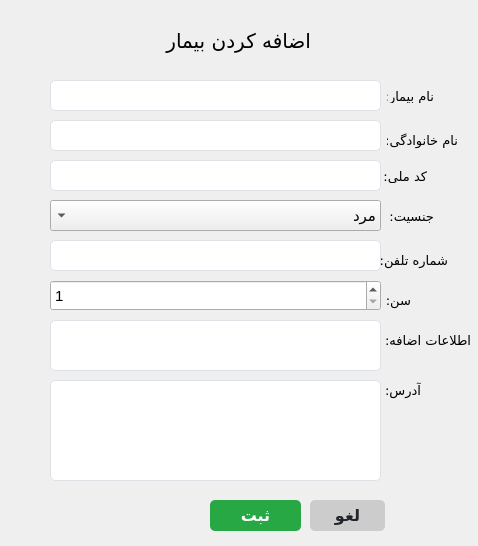
<?xml version="1.0" encoding="UTF-8"?>
<ui version="4.0">
 <class>addPatient_form</class>
 <widget class="QWidget" name="addPatient_form">
  <property name="geometry">
   <rect>
    <x>0</x>
    <y>0</y>
    <width>478</width>
    <height>546</height>
   </rect>
  </property>
  <property name="minimumSize">
   <size>
    <width>0</width>
    <height>0</height>
   </size>
  </property>
  <property name="maximumSize">
   <size>
    <width>700</width>
    <height>700</height>
   </size>
  </property>
  <property name="windowTitle">
   <string>اضافه کردن بیمار</string>
  </property>
  <widget class="QLabel" name="label_4">
   <property name="geometry">
    <rect>
     <x>120</x>
     <y>20</y>
     <width>191</width>
     <height>41</height>
    </rect>
   </property>
   <property name="font">
    <font>
     <family>B Titr</family>
     <pointsize>15</pointsize>
    </font>
   </property>
   <property name="layoutDirection">
    <enum>Qt::RightToLeft</enum>
   </property>
   <property name="frameShape">
    <enum>QFrame::NoFrame</enum>
   </property>
   <property name="text">
    <string>اضافه کردن بیمار</string>
   </property>
  </widget>
  <widget class="QLineEdit" name="firstName_txtbox">
   <property name="geometry">
    <rect>
     <x>50</x>
     <y>80</y>
     <width>331</width>
     <height>31</height>
    </rect>
   </property>
   <property name="font">
    <font>
     <family>Vazirmatn,sans-serif</family>
     <pointsize>-1</pointsize>
    </font>
   </property>
   <property name="layoutDirection">
    <enum>Qt::LeftToRight</enum>
   </property>
   <property name="styleSheet">
    <string notr="true">/* Basic LineEdit styling */
QLineEdit {
    background-color: #ffffff; /* White background */
    border: 1px solid #dee2e6; /* Light grey border */
    border-radius: 5px; /* Rounded corners */
    font-family: 'Vazirmatn', sans-serif; /* Font family */
    font-size: 16px; /* Font size */
    color: #343a40; /* Dark grey text color */
    outline: none; /* Remove default outline */
}

/* Hover effect */
QLineEdit:hover {
    border: 1px solid #007bff; /* Blue border on hover */
}

/* Focus effect */
QLineEdit:focus {
    border: 1px solid #007bff; /* Blue border on focus */
}

/* Disabled state */
QLineEdit:disabled {
    background-color: #e9ecef; /* Light grey background when disabled */
    color: #6c757d; /* Grey text color when disabled */
}

</string>
   </property>
   <property name="locale">
    <locale language="Persian" country="Iran"/>
   </property>
  </widget>
  <widget class="QLabel" name="label_5">
   <property name="geometry">
    <rect>
     <x>387</x>
     <y>90</y>
     <width>47</width>
     <height>13</height>
    </rect>
   </property>
   <property name="font">
    <font>
     <family>Vazirmatn Black</family>
     <pointsize>10</pointsize>
    </font>
   </property>
   <property name="text">
    <string>نام بیمار: </string>
   </property>
  </widget>
  <widget class="QLabel" name="label_6">
   <property name="geometry">
    <rect>
     <x>387</x>
     <y>130</y>
     <width>71</width>
     <height>20</height>
    </rect>
   </property>
   <property name="font">
    <font>
     <family>Vazirmatn Black</family>
     <pointsize>10</pointsize>
    </font>
   </property>
   <property name="text">
    <string>نام خانوادگی: </string>
   </property>
  </widget>
  <widget class="QLabel" name="label_7">
   <property name="geometry">
    <rect>
     <x>377</x>
     <y>250</y>
     <width>71</width>
     <height>20</height>
    </rect>
   </property>
   <property name="font">
    <font>
     <family>Vazirmatn Black</family>
     <pointsize>10</pointsize>
    </font>
   </property>
   <property name="text">
    <string>شماره تلفن: </string>
   </property>
  </widget>
  <widget class="QLabel" name="label_8">
   <property name="geometry">
    <rect>
     <x>387</x>
     <y>210</y>
     <width>47</width>
     <height>13</height>
    </rect>
   </property>
   <property name="font">
    <font>
     <family>Vazirmatn Black</family>
     <pointsize>10</pointsize>
    </font>
   </property>
   <property name="text">
    <string>جنسیت:</string>
   </property>
  </widget>
  <widget class="QLabel" name="label_9">
   <property name="geometry">
    <rect>
     <x>340</x>
     <y>290</y>
     <width>71</width>
     <height>20</height>
    </rect>
   </property>
   <property name="font">
    <font>
     <family>Vazirmatn Black</family>
     <pointsize>10</pointsize>
    </font>
   </property>
   <property name="text">
    <string>سن:</string>
   </property>
  </widget>
  <widget class="QLabel" name="label_10">
   <property name="geometry">
    <rect>
     <x>380</x>
     <y>380</y>
     <width>41</width>
     <height>20</height>
    </rect>
   </property>
   <property name="font">
    <font>
     <family>Vazirmatn Black</family>
     <pointsize>10</pointsize>
    </font>
   </property>
   <property name="text">
    <string>آدرس:</string>
   </property>
  </widget>
  <widget class="QComboBox" name="gender_cmbox">
   <property name="enabled">
    <bool>true</bool>
   </property>
   <property name="geometry">
    <rect>
     <x>50</x>
     <y>200</y>
     <width>331</width>
     <height>31</height>
    </rect>
   </property>
   <property name="font">
    <font>
     <family>Vazirmatn Black</family>
     <pointsize>11</pointsize>
    </font>
   </property>
   <property name="acceptDrops">
    <bool>false</bool>
   </property>
   <property name="layoutDirection">
    <enum>Qt::RightToLeft</enum>
   </property>
   <property name="styleSheet">
    <string notr="true"/>
   </property>
   <property name="editable">
    <bool>false</bool>
   </property>
   <property name="currentText">
    <string>مرد</string>
   </property>
   <property name="maxVisibleItems">
    <number>3</number>
   </property>
   <property name="duplicatesEnabled">
    <bool>false</bool>
   </property>
   <item>
    <property name="text">
     <string>مرد</string>
    </property>
   </item>
   <item>
    <property name="text">
     <string>زن</string>
    </property>
   </item>
  </widget>
  <widget class="QLineEdit" name="lastName_txtbox">
   <property name="geometry">
    <rect>
     <x>50</x>
     <y>120</y>
     <width>331</width>
     <height>31</height>
    </rect>
   </property>
   <property name="font">
    <font>
     <family>Vazirmatn,sans-serif</family>
     <pointsize>-1</pointsize>
    </font>
   </property>
   <property name="layoutDirection">
    <enum>Qt::RightToLeft</enum>
   </property>
   <property name="styleSheet">
    <string notr="true">/* Basic LineEdit styling */
QLineEdit {
    background-color: #ffffff; /* White background */
    border: 1px solid #dee2e6; /* Light grey border */
    border-radius: 5px; /* Rounded corners */
    font-family: 'Vazirmatn', sans-serif; /* Font family */
    font-size: 16px; /* Font size */
    color: #343a40; /* Dark grey text color */
    outline: none; /* Remove default outline */
}

/* Hover effect */
QLineEdit:hover {
    border: 1px solid #007bff; /* Blue border on hover */
}

/* Focus effect */
QLineEdit:focus {
    border: 1px solid #007bff; /* Blue border on focus */
}

/* Disabled state */
QLineEdit:disabled {
    background-color: #e9ecef; /* Light grey background when disabled */
    color: #6c757d; /* Grey text color when disabled */
}

</string>
   </property>
   <property name="locale">
    <locale language="Persian" country="Iran"/>
   </property>
  </widget>
  <widget class="QLineEdit" name="phoneNumber_txtbox">
   <property name="geometry">
    <rect>
     <x>50</x>
     <y>240</y>
     <width>331</width>
     <height>31</height>
    </rect>
   </property>
   <property name="font">
    <font>
     <family>Vazirmatn,sans-serif</family>
     <pointsize>-1</pointsize>
    </font>
   </property>
   <property name="layoutDirection">
    <enum>Qt::RightToLeft</enum>
   </property>
   <property name="styleSheet">
    <string notr="true">/* Basic LineEdit styling */
QLineEdit {
    background-color: #ffffff; /* White background */
    border: 1px solid #dee2e6; /* Light grey border */
    border-radius: 5px; /* Rounded corners */
    font-family: 'Vazirmatn', sans-serif; /* Font family */
    font-size: 16px; /* Font size */
    color: #343a40; /* Dark grey text color */
    outline: none; /* Remove default outline */
}

/* Hover effect */
QLineEdit:hover {
    border: 1px solid #007bff; /* Blue border on hover */
}

/* Focus effect */
QLineEdit:focus {
    border: 1px solid #007bff; /* Blue border on focus */
}

/* Disabled state */
QLineEdit:disabled {
    background-color: #e9ecef; /* Light grey background when disabled */
    color: #6c757d; /* Grey text color when disabled */
}

</string>
   </property>
   <property name="locale">
    <locale language="Persian" country="Iran"/>
   </property>
  </widget>
  <widget class="QTextEdit" name="address_txtbox">
   <property name="geometry">
    <rect>
     <x>50</x>
     <y>380</y>
     <width>331</width>
     <height>101</height>
    </rect>
   </property>
   <property name="font">
    <font>
     <family>Vazirmatn,sans-serif</family>
     <pointsize>-1</pointsize>
    </font>
   </property>
   <property name="layoutDirection">
    <enum>Qt::RightToLeft</enum>
   </property>
   <property name="styleSheet">
    <string notr="true">/* Basic LineEdit styling */
QTextEdit {
    background-color: #ffffff; /* White background */
    border: 1px solid #dee2e6; /* Light grey border */
    border-radius: 5px; /* Rounded corners */
    font-family: 'Vazirmatn', sans-serif; /* Font family */
    font-size: 16px; /* Font size */
    color: #343a40; /* Dark grey text color */
    outline: none; /* Remove default outline */
}

/* Hover effect */
QTextEdit:hover {
    border: 1px solid #007bff; /* Blue border on hover */
}

/* Focus effect */
QTextEdit:focus {
    border: 1px solid #007bff; /* Blue border on focus */
}

/* Disabled state */
QTextEdit:disabled {
    background-color: #e9ecef; /* Light grey background when disabled */
    color: #6c757d; /* Grey text color when disabled */
}

</string>
   </property>
  </widget>
  <widget class="QSpinBox" name="age_txtbox">
   <property name="geometry">
    <rect>
     <x>50</x>
     <y>280</y>
     <width>331</width>
     <height>31</height>
    </rect>
   </property>
   <property name="font">
    <font>
     <pointsize>11</pointsize>
    </font>
   </property>
   <property name="minimum">
    <number>1</number>
   </property>
   <property name="maximum">
    <number>100</number>
   </property>
  </widget>
  <widget class="QTextEdit" name="extraInfo_txtbox">
   <property name="geometry">
    <rect>
     <x>50</x>
     <y>320</y>
     <width>331</width>
     <height>51</height>
    </rect>
   </property>
   <property name="font">
    <font>
     <family>Vazirmatn,sans-serif</family>
     <pointsize>-1</pointsize>
    </font>
   </property>
   <property name="layoutDirection">
    <enum>Qt::RightToLeft</enum>
   </property>
   <property name="styleSheet">
    <string notr="true">/* Basic LineEdit styling */
QTextEdit {
    background-color: #ffffff; /* White background */
    border: 1px solid #dee2e6; /* Light grey border */
    border-radius: 5px; /* Rounded corners */
    font-family: 'Vazirmatn', sans-serif; /* Font family */
    font-size: 16px; /* Font size */
    color: #343a40; /* Dark grey text color */
    outline: none; /* Remove default outline */
}

/* Hover effect */
QTextEdit:hover {
    border: 1px solid #007bff; /* Blue border on hover */
}

/* Focus effect */
QTextEdit:focus {
    border: 1px solid #007bff; /* Blue border on focus */
}

/* Disabled state */
QTextEdit:disabled {
    background-color: #e9ecef; /* Light grey background when disabled */
    color: #6c757d; /* Grey text color when disabled */
}

</string>
   </property>
  </widget>
  <widget class="QLabel" name="label_11">
   <property name="geometry">
    <rect>
     <x>380</x>
     <y>330</y>
     <width>91</width>
     <height>20</height>
    </rect>
   </property>
   <property name="font">
    <font>
     <family>Vazirmatn Black</family>
     <pointsize>10</pointsize>
    </font>
   </property>
   <property name="text">
    <string>اطلاعات اضافه:</string>
   </property>
  </widget>
  <widget class="QLabel" name="label_12">
   <property name="geometry">
    <rect>
     <x>380</x>
     <y>170</y>
     <width>47</width>
     <height>13</height>
    </rect>
   </property>
   <property name="font">
    <font>
     <family>Vazirmatn Black</family>
     <pointsize>10</pointsize>
    </font>
   </property>
   <property name="text">
    <string>کد ملی:</string>
   </property>
  </widget>
  <widget class="QLineEdit" name="identityCode_txtbox">
   <property name="geometry">
    <rect>
     <x>50</x>
     <y>160</y>
     <width>331</width>
     <height>31</height>
    </rect>
   </property>
   <property name="font">
    <font>
     <family>Vazirmatn,sans-serif</family>
     <pointsize>-1</pointsize>
    </font>
   </property>
   <property name="layoutDirection">
    <enum>Qt::RightToLeft</enum>
   </property>
   <property name="styleSheet">
    <string notr="true">/* Basic LineEdit styling */
QLineEdit {
    background-color: #ffffff; /* White background */
    border: 1px solid #dee2e6; /* Light grey border */
    border-radius: 5px; /* Rounded corners */
    font-family: 'Vazirmatn', sans-serif; /* Font family */
    font-size: 16px; /* Font size */
    color: #343a40; /* Dark grey text color */
    outline: none; /* Remove default outline */
}

/* Hover effect */
QLineEdit:hover {
    border: 1px solid #007bff; /* Blue border on hover */
}

/* Focus effect */
QLineEdit:focus {
    border: 1px solid #007bff; /* Blue border on focus */
}

/* Disabled state */
QLineEdit:disabled {
    background-color: #e9ecef; /* Light grey background when disabled */
    color: #6c757d; /* Grey text color when disabled */
}

</string>
   </property>
   <property name="locale">
    <locale language="Persian" country="Iran"/>
   </property>
  </widget>
  <widget class="QPushButton" name="cancel_btn">
   <property name="geometry">
    <rect>
     <x>310</x>
     <y>500</y>
     <width>75</width>
     <height>31</height>
    </rect>
   </property>
   <property name="font">
    <font>
     <family>Vazirmatn,sans-serif</family>
     <pointsize>-1</pointsize>
     <weight>75</weight>
     <bold>true</bold>
     <underline>false</underline>
     <strikeout>false</strikeout>
    </font>
   </property>
   <property name="focusPolicy">
    <enum>Qt::StrongFocus</enum>
   </property>
   <property name="styleSheet">
    <string notr="true">QPushButton {
    background-color: #cccccc; /* Light grey */
    color: #212529; /* Dark text */
    border: none;
    border-radius: 5px; /* Rounded corners */
    font-size: 16px; /* Font size */
    font-weight: bold; /* Bold text */
    text-align: center;
    text-decoration: none;
    font-family: 'Vazirmatn', sans-serif; /* Font family */
}

QPushButton:hover {
    background-color: #b3b3b3; /* Darker grey on hover */
}

QPushButton:pressed {
    background-color: #999999; /* Even darker grey on press */
}
</string>
   </property>
   <property name="text">
    <string>لغو</string>
   </property>
   <property name="checkable">
    <bool>false</bool>
   </property>
  </widget>
  <widget class="QPushButton" name="save_btn">
   <property name="geometry">
    <rect>
     <x>210</x>
     <y>500</y>
     <width>91</width>
     <height>31</height>
    </rect>
   </property>
   <property name="font">
    <font>
     <family>Vazirmatn,sans-serif</family>
     <pointsize>-1</pointsize>
     <weight>75</weight>
     <bold>true</bold>
     <underline>false</underline>
     <strikeout>false</strikeout>
    </font>
   </property>
   <property name="styleSheet">
    <string notr="true">QPushButton {
    background-color: #28a745; /* Bootstrap success green */
    color: white; /* White text */
    border: none;
    border-radius: 5px; /* Rounded corners */
    font-size: 16px; /* Font size */
    font-weight: bold; /* Bold text */
    text-align: center;
    text-decoration: none;
    font-family: 'Vazirmatn', sans-serif; /* Font family */
}

QPushButton:hover {
    background-color: #218838; /* Darker green on hover */
}

QPushButton:pressed {
    background-color: #1e7e34; /* Even darker green on press */
}
</string>
   </property>
   <property name="text">
    <string>ثبت</string>
   </property>
  </widget>
 </widget>
 <resources/>
 <connections/>
</ui>
